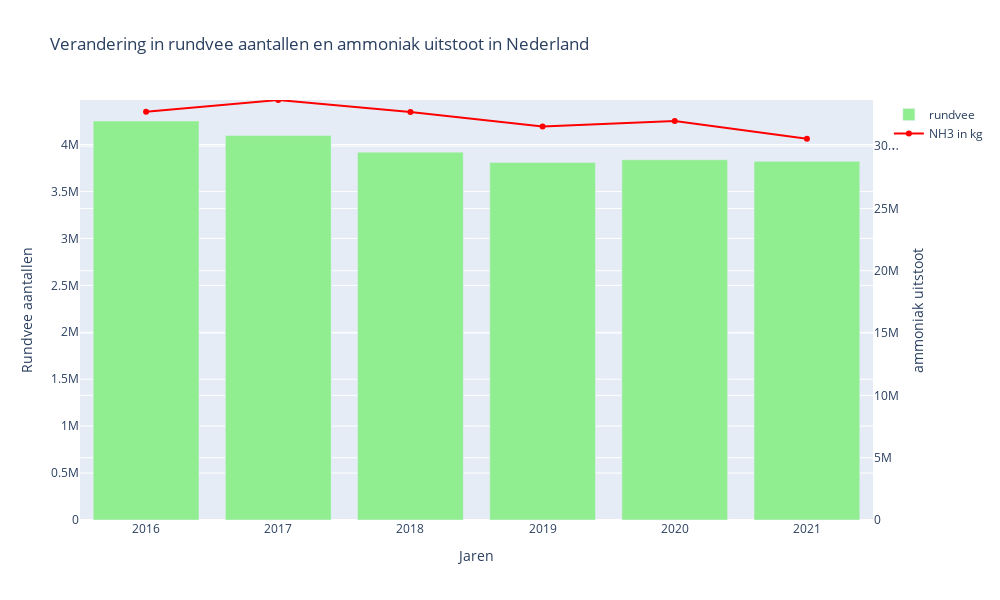

This figure's notebook cell:
### Markdown cell above
In de volgende grafieken zijn de hoeveelheid ammoniak uitgescheiden door rundvee in Duitsland en Nederland te zien van 2016 tot 2021. Hieraan is af te leiden dat in Duitsland ondanks de scherpe afname in veestapel de hoeveelheid ammoniak niet veel af heeft genomen in de laatste jaren. In Nederland neemt de veestapel ook af en de ammoniak uitstoot relatief ook meer dan in Duitsland. Dit kan te maken hebben met de verbeteringen van technologieën zoals hierboven benoemd is.

### Code cell
#gemiddelde uitstoot koeien in nederland 
df_koe_varken = pd.read_csv('datasets/varkens_koeien_NL_DE.csv')

NH3 = go.Scatter(
    y = df_koe_varken['NH3_rundvee_NL_kg'],
    x = df_koe_varken['jaar'],
    name='NH3 in kg',
    orientation= 'h',
    yaxis='y2',
    line = dict(color='red')
)


trace2 = go.Bar(
    y = df_koe_varken['rundvee_stapel_nl'],
    x = df_koe_varken['jaar'],
    name='rundvee',
    orientation='v',
    marker= dict(color='lightgreen')
)

layout = go.Layout(
    width=1000,
    height= 600,
    title='Verandering in rundvee aantallen en ammoniak uitstoot in Nederland',
    yaxis=dict(title='Rundvee aantallen'),
    xaxis=dict(title='Jaren'),
    yaxis2=dict(                         #layout part with use of chatGPT with prompt 'there is a big gap between bar and scatter plot what code can i use to get two yaxis'
        title='ammoniak uitstoot',
        overlaying='y',
        side='right',
        range=[0, df_koe_varken['NH3_rundvee_NL_kg'].max() + 1000] 
    )
)

fig = go.Figure(data=[trace2, NH3], layout=layout)


#gemiddelde uitstoot koe in Duitsland 
NH3 = go.Scatter(
    y = df_koe_varken['NH3_koe_DE_kg'],
    x = df_koe_varken['jaar'],
    name='NH3 in kg',
    orientation= 'h',
    yaxis='y2',
    line= dict(color='red')
)


trace = go.Bar(
    y = df_koe_varken['rundvee_stapel_de'],
    x = df_koe_varken['jaar'],
    name='rundvee',
    orientation='v',
    marker= dict(color='lightgreen')
)

layout2 = go.Layout(         #reused code from above which was partialy created with chatGPT
    height= 600,
    title='Verandering in rundvee aantallen en ammoniak uitstoot in Duitsland',
    yaxis=dict(title='Rundvee aantallen'),
    xaxis=dict(title='Jaren'),
    yaxis2=dict(
        title='ammoniak uitstoot',
        overlaying='y',
        side='right',
        range=[0, df_koe_varken['NH3_koe_DE_kg'].max() + 1000]
    )
)

fig2 = go.Figure(data=[trace, NH3], layout=layout2)

fig.show()
fig2.show()

### Figure 1 — Plotly figure (JSON) as saved in the notebook; plotly's stock layout.template omitted (floating-point values rounded to 4 significant figures)
{"data": [{"marker": {"color": "lightgreen"}, "name": "rundvee", "orientation": "v", "type": "bar", "x": [2016, 2017, 2018, 2019, 2020, 2021], "y": [4251000, 4096000, 3919000, 3810000, 3838000, 3821000]}, {"line": {"color": "red"}, "name": "NH3 in kg", "orientation": "h", "type": "scatter", "x": [2016, 2017, 2018, 2019, 2020, 2021], "y": [32750000, 33700000, 32740000, 31570000, 32010000, 30590000], "yaxis": "y2"}], "layout": {"height": 600, "title": {"text": "Verandering in rundvee aantallen en ammoniak uitstoot in Nederland"}, "width": 1000, "xaxis": {"title": {"text": "Jaren"}}, "yaxis": {"title": {"text": "Rundvee aantallen"}}, "yaxis2": {"overlaying": "y", "range": [0, 33701000], "side": "right", "title": {"text": "ammoniak uitstoot"}}}}
